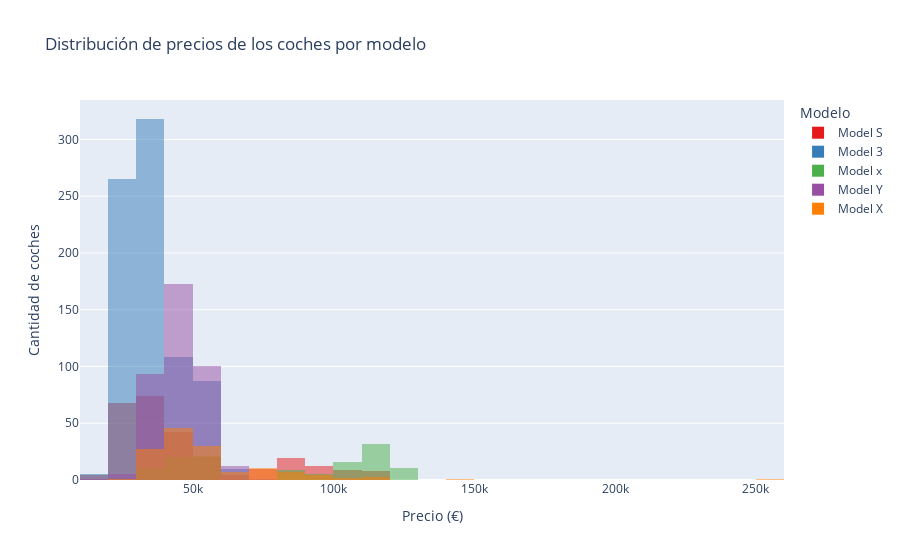

Source (notebook cell):
### Markdown cell above
### 1. Distribución de precios de los coches

### Code cell
fig1 = px.histogram(
    df,
    x='price', 
    nbins=30, 
    title='Distribución de precios de los coches por modelo',
    labels={'price': 'Precio (€)', 'model': 'Modelo'},
    color='model',
    barmode='overlay',
    color_discrete_sequence=px.colors.qualitative.Set1
)
fig1.update_layout(xaxis_title='Precio (€)', yaxis_title='Cantidad de coches')
fig1.show()

### Figure 1 — Plotly figure (JSON) as saved in the notebook; plotly's stock layout.template omitted (floating-point values rounded to 4 significant figures; data arrays with more than 128 entries replaced by an {"elided": "..."} marker saying what was removed)
{"data": [{"alignmentgroup": "True", "bingroup": "x", "hovertemplate": "Modelo=Model S<br>Precio (€)=%{x}<br>count=%{y}<extra></extra>", "legendgroup": "Model S", "marker": {"color": "rgb(228,26,28)", "opacity": 0.5, "pattern": {"shape": ""}}, "name": "Model S", "nbinsx": 30, "offsetgroup": "Model S", "orientation": "v", "showlegend": true, "type": "histogram", "x": {"elided": "270 int values"}, "xaxis": "x", "yaxis": "y"}, {"alignmentgroup": "True", "bingroup": "x", "hovertemplate": "Modelo=Model 3<br>Precio (€)=%{x}<br>count=%{y}<extra></extra>", "legendgroup": "Model 3", "marker": {"color": "rgb(55,126,184)", "opacity": 0.5, "pattern": {"shape": ""}}, "name": "Model 3", "nbinsx": 30, "offsetgroup": "Model 3", "orientation": "v", "showlegend": true, "type": "histogram", "x": {"elided": "793 int values"}, "xaxis": "x", "yaxis": "y"}, {"alignmentgroup": "True", "bingroup": "x", "hovertemplate": "Modelo=Model x<br>Precio (€)=%{x}<br>count=%{y}<extra></extra>", "legendgroup": "Model x", "marker": {"color": "rgb(77,175,74)", "opacity": 0.5, "pattern": {"shape": ""}}, "name": "Model x", "nbinsx": 30, "offsetgroup": "Model x", "orientation": "v", "showlegend": true, "type": "histogram", "x": [58790, 54990, 55990, 34990, 54900, 41000, 82900, 34890, 51000, 84900, 47500, 59900, 48000, 33900, 42900, 44900, 37500, 56890, 35000, 57995, 54900, 41990, 49995, 36900, 89900, 31900, 49900, 40900, 55000, 49950, 54900, 38500, 34900, 37900, 49999, 40000, 49990, 49900, 43200, 39500, 44200, 44500, 48500, 49000, 49900, 51400, 51800, 52000, 53800, 54000, 55000, 55500, 56000, 57000, 58000, 83500, 84000, 84500, 84500, 86500, 87600, 91210, 96120, 97375, 94000, 99990, 100580, 100860, 101230, 102820, 102840, 103050, 104370, 105010, 106270, 106445, 106855, 107210, 108075, 108190, 109200, 109290, 110100, 110370, 111370, 111670, 112490, 112575, 112770, 112770, 113500, 113530, 113570, 113575, 113770, 114050, 114670, 114770, 115075, 115075, 115290, 115725, 115825, 116075, 116170, 116665, 116925, 117075, 117090, 117270, 117590, 118690, 118690, 119525, 120270, 120425, 120670, 121870, 122025, 123025, 123925, 124890, 126525, 126870, 129025], "xaxis": "x", "yaxis": "y"}, {"alignmentgroup": "True", "bingroup": "x", "hovertemplate": "Modelo=Model Y<br>Precio (€)=%{x}<br>count=%{y}<extra></extra>", "legendgroup": "Model Y", "marker": {"color": "rgb(152,78,163)", "opacity": 0.5, "pattern": {"shape": ""}}, "name": "Model Y", "nbinsx": 30, "offsetgroup": "Model Y", "orientation": "v", "showlegend": true, "type": "histogram", "x": {"elided": "385 int values"}, "xaxis": "x", "yaxis": "y"}, {"alignmentgroup": "True", "bingroup": "x", "hovertemplate": "Modelo=Model X<br>Precio (€)=%{x}<br>count=%{y}<extra></extra>", "legendgroup": "Model X", "marker": {"color": "rgb(255,127,0)", "opacity": 0.5, "pattern": {"shape": ""}}, "name": "Model X", "nbinsx": 30, "offsetgroup": "Model X", "orientation": "v", "showlegend": true, "type": "histogram", "x": {"elided": "140 int values"}, "xaxis": "x", "yaxis": "y"}], "layout": {"barmode": "overlay", "legend": {"title": {"text": "Modelo"}, "tracegroupgap": 0}, "title": {"text": "Distribución de precios de los coches por modelo"}, "xaxis": {"anchor": "y", "domain": [0, 1], "title": {"text": "Precio (€)"}}, "yaxis": {"anchor": "x", "domain": [0, 1], "title": {"text": "Cantidad de coches"}}}}
